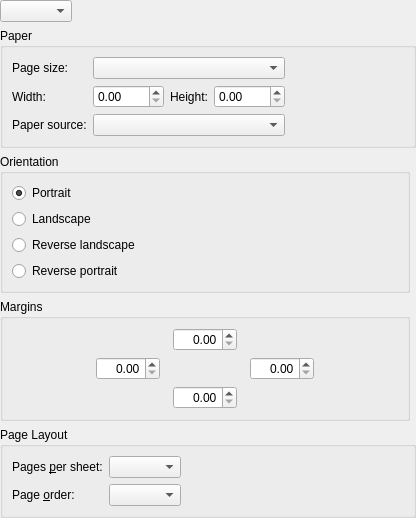
<ui version="4.0" >
 <class>QPageSetupWidget</class>
 <widget class="QWidget" name="QPageSetupWidget" >
  <property name="geometry" >
   <rect>
    <x>0</x>
    <y>0</y>
    <width>416</width>
    <height>515</height>
   </rect>
  </property>
  <property name="windowTitle" >
   <string>Form</string>
  </property>
  <layout class="QGridLayout" name="gridLayout_3" >
   <property name="margin" >
    <number>0</number>
   </property>
   <item row="1" column="0" colspan="2">
    <widget class="QGroupBox" name="groupBox_2">
     <property name="title">
      <string>Paper</string>
     </property>
     <layout class="QGridLayout" name="gridLayout_2">
      <item row="0" column="0">
       <widget class="QLabel" name="pageSizeLabel">
        <property name="text">
         <string>Page size:</string>
        </property>
        <property name="buddy">
         <cstring>pageSizeCombo</cstring>
        </property>
       </widget>
      </item>
      <item row="0" column="1" >
       <widget class="QComboBox" name="pageSizeCombo" />
      </item>
      <item row="1" column="0" >
       <widget class="QLabel" name="widthLabel" >
        <property name="text" >
         <string>Width:</string>
        </property>
        <property name="buddy" >
         <cstring>pageWidth</cstring>
        </property>
       </widget>
      </item>
      <item row="1" column="1" >
       <layout class="QHBoxLayout" name="horizontalLayout_3" >
        <item>
         <widget class="QDoubleSpinBox" name="pageWidth" >
          <property name="maximum" >
           <double>9999.989999999999782</double>
          </property>
         </widget>
        </item>
        <item>
         <widget class="QLabel" name="heightLabel" >
          <property name="text" >
           <string>Height:</string>
          </property>
          <property name="buddy" >
           <cstring>pageHeight</cstring>
          </property>
         </widget>
        </item>
        <item>
         <widget class="QDoubleSpinBox" name="pageHeight" >
          <property name="maximum" >
           <double>9999.989999999999782</double>
          </property>
         </widget>
        </item>
       </layout>
      </item>
      <item row="2" column="0" >
       <widget class="QLabel" name="paperSourceLabel" >
        <property name="text" >
         <string>Paper source:</string>
        </property>
        <property name="buddy" >
         <cstring>paperSource</cstring>
        </property>
       </widget>
      </item>
      <item row="2" column="1" >
       <widget class="QComboBox" name="paperSource" />
      </item>
      <item row="1" column="2" >
       <spacer name="horizontalSpacer_4" >
        <property name="orientation" >
         <enum>Qt::Horizontal</enum>
        </property>
        <property name="sizeHint" stdset="0" >
         <size>
          <width>40</width>
          <height>20</height>
         </size>
        </property>
       </spacer>
      </item>
      <item row="0" column="2">
       <widget class="QLabel" name="pageSizeWarningLabel"/>
      </item>
     </layout>
    </widget>
   </item>
   <item row="0" column="0" colspan="2">
    <layout class="QHBoxLayout" name="horizontalLayout_4">
     <item>
      <widget class="QComboBox" name="unitCombo"/>
     </item>
     <item>
      <spacer name="horizontalSpacer_3">
       <property name="orientation">
        <enum>Qt::Horizontal</enum>
       </property>
       <property name="sizeHint" stdset="0">
        <size>
         <width>40</width>
         <height>20</height>
        </size>
       </property>
      </spacer>
     </item>
    </layout>
   </item>
   <item row="2" column="1" rowspan="2">
    <widget class="QWidget" name="preview" native="true"/>
   </item>
   <item row="2" column="0">
    <widget class="QGroupBox" name="groupBox_3">
     <property name="title">
      <string>Orientation</string>
     </property>
     <layout class="QVBoxLayout" name="verticalLayout" >
      <item>
       <widget class="QRadioButton" name="portrait" >
        <property name="text" >
         <string>Portrait</string>
        </property>
        <property name="checked" >
         <bool>true</bool>
        </property>
       </widget>
      </item>
      <item>
       <widget class="QRadioButton" name="landscape" >
        <property name="text" >
         <string>Landscape</string>
        </property>
       </widget>
      </item>
      <item>
       <widget class="QRadioButton" name="reverseLandscape" >
        <property name="text" >
         <string>Reverse landscape</string>
        </property>
       </widget>
      </item>
      <item>
       <widget class="QRadioButton" name="reversePortrait" >
        <property name="text" >
         <string>Reverse portrait</string>
        </property>
       </widget>
      </item>
      <item>
       <spacer name="verticalSpacer_5" >
        <property name="orientation" >
         <enum>Qt::Vertical</enum>
        </property>
        <property name="sizeHint" stdset="0" >
         <size>
          <width>0</width>
          <height>0</height>
         </size>
        </property>
       </spacer>
      </item>
     </layout>
    </widget>
   </item>
   <item row="3" column="0">
    <widget class="QGroupBox" name="groupBox">
     <property name="title">
      <string>Margins</string>
     </property>
     <layout class="QHBoxLayout" name="horizontalLayout_2" >
      <item>
       <layout class="QGridLayout" name="gridLayout" >
        <item row="0" column="1" >
         <widget class="QDoubleSpinBox" name="topMargin" >
          <property name="toolTip" >
           <string>top margin</string>
          </property>
          <property name="accessibleName" >
           <string>top margin</string>
          </property>
          <property name="alignment" >
           <set>Qt::AlignRight|Qt::AlignTrailing|Qt::AlignVCenter</set>
          </property>
          <property name="maximum" >
           <double>999.990000000000009</double>
          </property>
         </widget>
        </item>
        <item row="1" column="0" colspan="3" >
         <layout class="QHBoxLayout" name="horizontalLayout" >
          <item>
           <spacer name="horizontalSpacer_7" >
            <property name="orientation" >
             <enum>Qt::Horizontal</enum>
            </property>
            <property name="sizeHint" stdset="0" >
             <size>
              <width>0</width>
              <height>20</height>
             </size>
            </property>
           </spacer>
          </item>
          <item>
           <widget class="QDoubleSpinBox" name="leftMargin" >
            <property name="toolTip" >
             <string>left margin</string>
            </property>
            <property name="accessibleName" >
             <string>left margin</string>
            </property>
            <property name="alignment" >
             <set>Qt::AlignRight|Qt::AlignTrailing|Qt::AlignVCenter</set>
            </property>
            <property name="maximum" >
             <double>999.990000000000009</double>
            </property>
           </widget>
          </item>
          <item>
           <spacer name="horizontalSpacer" >
            <property name="orientation" >
             <enum>Qt::Horizontal</enum>
            </property>
            <property name="sizeType" >
             <enum>QSizePolicy::MinimumExpanding</enum>
            </property>
            <property name="sizeHint" stdset="0" >
             <size>
              <width>0</width>
              <height>0</height>
             </size>
            </property>
           </spacer>
          </item>
          <item>
           <widget class="QDoubleSpinBox" name="rightMargin" >
            <property name="toolTip" >
             <string>right margin</string>
            </property>
            <property name="accessibleName" >
             <string>right margin</string>
            </property>
            <property name="alignment" >
             <set>Qt::AlignRight|Qt::AlignTrailing|Qt::AlignVCenter</set>
            </property>
            <property name="maximum" >
             <double>999.990000000000009</double>
            </property>
           </widget>
          </item>
          <item>
           <spacer name="horizontalSpacer_8" >
            <property name="orientation" >
             <enum>Qt::Horizontal</enum>
            </property>
            <property name="sizeHint" stdset="0" >
             <size>
              <width>0</width>
              <height>20</height>
             </size>
            </property>
           </spacer>
          </item>
         </layout>
        </item>
        <item row="0" column="2">
         <spacer name="horizontalSpacer_2">
          <property name="orientation">
           <enum>Qt::Horizontal</enum>
          </property>
          <property name="sizeType">
           <enum>QSizePolicy::MinimumExpanding</enum>
          </property>
          <property name="sizeHint" stdset="0">
           <size>
            <width>0</width>
            <height>20</height>
           </size>
          </property>
         </spacer>
        </item>
        <item row="2" column="1">
         <widget class="QDoubleSpinBox" name="bottomMargin">
          <property name="toolTip">
           <string>bottom margin</string>
          </property>
          <property name="accessibleName" >
           <string>bottom margin</string>
          </property>
          <property name="alignment" >
           <set>Qt::AlignRight|Qt::AlignTrailing|Qt::AlignVCenter</set>
          </property>
          <property name="maximum" >
           <double>999.990000000000009</double>
          </property>
         </widget>
        </item>
        <item row="0" column="0">
         <spacer name="horizontalSpacer_5">
          <property name="orientation">
           <enum>Qt::Horizontal</enum>
          </property>
          <property name="sizeType" >
           <enum>QSizePolicy::MinimumExpanding</enum>
          </property>
          <property name="sizeHint" stdset="0">
           <enum>QSizePolicy::MinimumExpanding</enum>
          </property>
          <property name="sizeHint" stdset="0" >
           <size>
            <width>0</width>
            <height>20</height>
           </size>
          </property>
         </spacer>
        </item>
       </layout>
      </item>
     </layout>
    </widget>
   </item>
   <item row="5" column="0" colspan="2">
    <widget class="QGroupBox" name="pagesPerSheetButtonGroup">
     <property name="title">
      <string>Page Layout</string>
     </property>
     <layout class="QGridLayout" name="gridLayout_4">
      <item row="0" column="1">
       <widget class="QComboBox" name="pagesPerSheetCombo"/>
      </item>
      <item row="0" column="2">
       <spacer name="horizontalSpacer_6">
        <property name="orientation">
         <enum>Qt::Horizontal</enum>
        </property>
        <property name="sizeHint" stdset="0">
         <size>
          <width>40</width>
          <height>20</height>
         </size>
        </property>
       </spacer>
      </item>
      <item row="1" column="0">
       <widget class="QLabel" name="label">
        <property name="text">
         <string>Page &amp;order:</string>
        </property>
        <property name="buddy">
         <cstring>pagesPerSheetLayoutCombo</cstring>
        </property>
       </widget>
      </item>
      <item row="1" column="1">
       <widget class="QComboBox" name="pagesPerSheetLayoutCombo"/>
      </item>
      <item row="0" column="0">
       <widget class="QLabel" name="label_2">
        <property name="text">
         <string>Pages &amp;per sheet:</string>
        </property>
        <property name="buddy">
         <cstring>pagesPerSheetCombo</cstring>
        </property>
       </widget>
      </item>
     </layout>
    </widget>
   </item>
   <item row="6" column="0">
    <spacer name="verticalSpacer">
     <property name="orientation">
      <enum>Qt::Vertical</enum>
     </property>
     <property name="sizeHint" stdset="0" >
      <size>
       <width>20</width>
       <height>40</height>
      </size>
     </property>
    </spacer>
   </item>
  </layout>
 </widget>
 <resources/>
 <connections/>
</ui>
